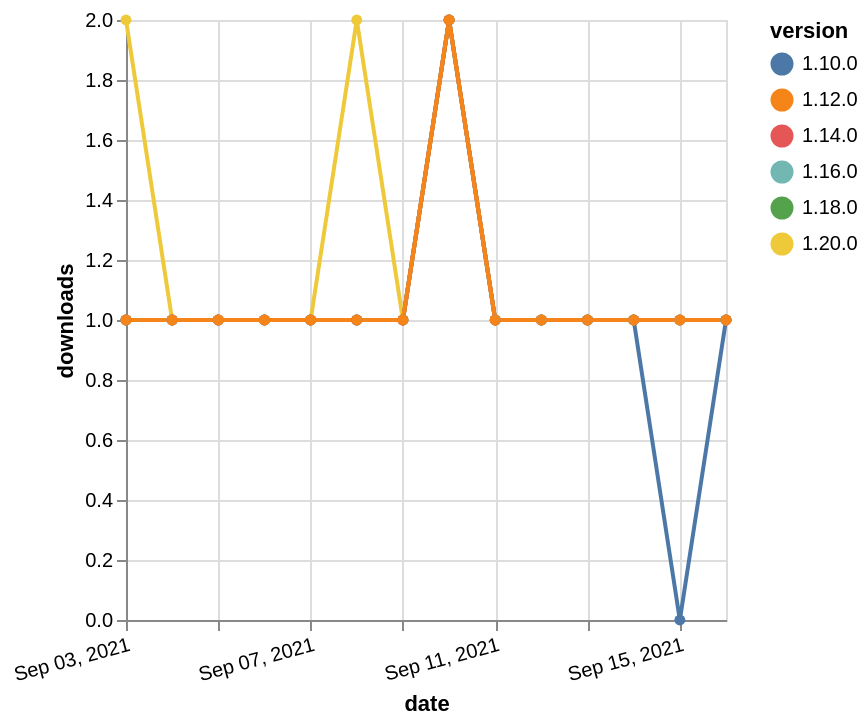

This figure's Vega-Lite source:
### Vega-Lite specification from a JSON file in a GitHub repository (floating-point values rounded to 4 significant figures)
{"$schema": "https://vega.github.io/schema/vega-lite/v5.json", "description": "A simple bar chart with embedded data.", "data": {"values": [{"date": "2021-09-03", "total": 167, "delta": 1, "version": "1.18.0"}, {"date": "2021-09-04", "total": 168, "delta": 1, "version": "1.18.0"}, {"date": "2021-09-05", "total": 169, "delta": 1, "version": "1.18.0"}, {"date": "2021-09-06", "total": 170, "delta": 1, "version": "1.18.0"}, {"date": "2021-09-07", "total": 171, "delta": 1, "version": "1.18.0"}, {"date": "2021-09-08", "total": 172, "delta": 1, "version": "1.18.0"}, {"date": "2021-09-09", "total": 173, "delta": 1, "version": "1.18.0"}, {"date": "2021-09-10", "total": 175, "delta": 2, "version": "1.18.0"}, {"date": "2021-09-11", "total": 176, "delta": 1, "version": "1.18.0"}, {"date": "2021-09-12", "total": 177, "delta": 1, "version": "1.18.0"}, {"date": "2021-09-13", "total": 178, "delta": 1, "version": "1.18.0"}, {"date": "2021-09-14", "total": 179, "delta": 1, "version": "1.18.0"}, {"date": "2021-09-15", "total": 180, "delta": 1, "version": "1.18.0"}, {"date": "2021-09-16", "total": 181, "delta": 1, "version": "1.18.0"}, {"date": "2021-09-03", "total": 210, "delta": 1, "version": "1.10.0"}, {"date": "2021-09-04", "total": 211, "delta": 1, "version": "1.10.0"}, {"date": "2021-09-05", "total": 212, "delta": 1, "version": "1.10.0"}, {"date": "2021-09-06", "total": 213, "delta": 1, "version": "1.10.0"}, {"date": "2021-09-07", "total": 214, "delta": 1, "version": "1.10.0"}, {"date": "2021-09-08", "total": 215, "delta": 1, "version": "1.10.0"}, {"date": "2021-09-09", "total": 216, "delta": 1, "version": "1.10.0"}, {"date": "2021-09-10", "total": 218, "delta": 2, "version": "1.10.0"}, {"date": "2021-09-11", "total": 219, "delta": 1, "version": "1.10.0"}, {"date": "2021-09-12", "total": 220, "delta": 1, "version": "1.10.0"}, {"date": "2021-09-13", "total": 221, "delta": 1, "version": "1.10.0"}, {"date": "2021-09-14", "total": 222, "delta": 1, "version": "1.10.0"}, {"date": "2021-09-15", "total": 222, "delta": 0, "version": "1.10.0"}, {"date": "2021-09-16", "total": 223, "delta": 1, "version": "1.10.0"}, {"date": "2021-09-03", "total": 113, "delta": 2, "version": "1.20.0"}, {"date": "2021-09-04", "total": 114, "delta": 1, "version": "1.20.0"}, {"date": "2021-09-05", "total": 115, "delta": 1, "version": "1.20.0"}, {"date": "2021-09-06", "total": 116, "delta": 1, "version": "1.20.0"}, {"date": "2021-09-07", "total": 117, "delta": 1, "version": "1.20.0"}, {"date": "2021-09-08", "total": 119, "delta": 2, "version": "1.20.0"}, {"date": "2021-09-09", "total": 120, "delta": 1, "version": "1.20.0"}, {"date": "2021-09-10", "total": 122, "delta": 2, "version": "1.20.0"}, {"date": "2021-09-11", "total": 123, "delta": 1, "version": "1.20.0"}, {"date": "2021-09-12", "total": 124, "delta": 1, "version": "1.20.0"}, {"date": "2021-09-13", "total": 125, "delta": 1, "version": "1.20.0"}, {"date": "2021-09-14", "total": 126, "delta": 1, "version": "1.20.0"}, {"date": "2021-09-15", "total": 127, "delta": 1, "version": "1.20.0"}, {"date": "2021-09-16", "total": 128, "delta": 1, "version": "1.20.0"}, {"date": "2021-09-03", "total": 144, "delta": 1, "version": "1.16.0"}, {"date": "2021-09-04", "total": 145, "delta": 1, "version": "1.16.0"}, {"date": "2021-09-05", "total": 146, "delta": 1, "version": "1.16.0"}, {"date": "2021-09-06", "total": 147, "delta": 1, "version": "1.16.0"}, {"date": "2021-09-07", "total": 148, "delta": 1, "version": "1.16.0"}, {"date": "2021-09-08", "total": 149, "delta": 1, "version": "1.16.0"}, {"date": "2021-09-09", "total": 150, "delta": 1, "version": "1.16.0"}, {"date": "2021-09-10", "total": 152, "delta": 2, "version": "1.16.0"}, {"date": "2021-09-11", "total": 153, "delta": 1, "version": "1.16.0"}, {"date": "2021-09-12", "total": 154, "delta": 1, "version": "1.16.0"}, {"date": "2021-09-13", "total": 155, "delta": 1, "version": "1.16.0"}, {"date": "2021-09-14", "total": 156, "delta": 1, "version": "1.16.0"}, {"date": "2021-09-15", "total": 157, "delta": 1, "version": "1.16.0"}, {"date": "2021-09-16", "total": 158, "delta": 1, "version": "1.16.0"}, {"date": "2021-09-03", "total": 168, "delta": 1, "version": "1.14.0"}, {"date": "2021-09-04", "total": 169, "delta": 1, "version": "1.14.0"}, {"date": "2021-09-05", "total": 170, "delta": 1, "version": "1.14.0"}, {"date": "2021-09-06", "total": 171, "delta": 1, "version": "1.14.0"}, {"date": "2021-09-07", "total": 172, "delta": 1, "version": "1.14.0"}, {"date": "2021-09-08", "total": 173, "delta": 1, "version": "1.14.0"}, {"date": "2021-09-09", "total": 174, "delta": 1, "version": "1.14.0"}, {"date": "2021-09-10", "total": 176, "delta": 2, "version": "1.14.0"}, {"date": "2021-09-11", "total": 177, "delta": 1, "version": "1.14.0"}, {"date": "2021-09-12", "total": 178, "delta": 1, "version": "1.14.0"}, {"date": "2021-09-13", "total": 179, "delta": 1, "version": "1.14.0"}, {"date": "2021-09-14", "total": 180, "delta": 1, "version": "1.14.0"}, {"date": "2021-09-15", "total": 181, "delta": 1, "version": "1.14.0"}, {"date": "2021-09-16", "total": 182, "delta": 1, "version": "1.14.0"}, {"date": "2021-09-03", "total": 171, "delta": 1, "version": "1.12.0"}, {"date": "2021-09-04", "total": 172, "delta": 1, "version": "1.12.0"}, {"date": "2021-09-05", "total": 173, "delta": 1, "version": "1.12.0"}, {"date": "2021-09-06", "total": 174, "delta": 1, "version": "1.12.0"}, {"date": "2021-09-07", "total": 175, "delta": 1, "version": "1.12.0"}, {"date": "2021-09-08", "total": 176, "delta": 1, "version": "1.12.0"}, {"date": "2021-09-09", "total": 177, "delta": 1, "version": "1.12.0"}, {"date": "2021-09-10", "total": 179, "delta": 2, "version": "1.12.0"}, {"date": "2021-09-11", "total": 180, "delta": 1, "version": "1.12.0"}, {"date": "2021-09-12", "total": 181, "delta": 1, "version": "1.12.0"}, {"date": "2021-09-13", "total": 182, "delta": 1, "version": "1.12.0"}, {"date": "2021-09-14", "total": 183, "delta": 1, "version": "1.12.0"}, {"date": "2021-09-15", "total": 184, "delta": 1, "version": "1.12.0"}, {"date": "2021-09-16", "total": 185, "delta": 1, "version": "1.12.0"}]}, "width": "container", "mark": {"type": "line", "point": {"filled": true}}, "encoding": {"x": {"field": "date", "type": "temporal", "timeUnit": "yearmonthdate", "title": "date", "axis": {"labelAngle": -15}}, "y": {"field": "delta", "type": "quantitative", "title": "downloads"}, "color": {"field": "version", "type": "nominal"}, "tooltip": {"field": "delta"}}}
